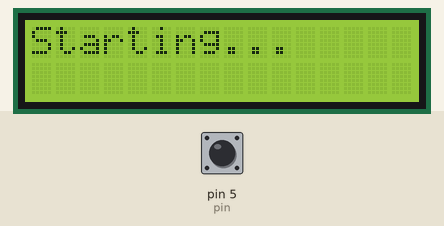
Recording of a sketch running on a simulated Arduino Uno, built with avr-gcc and run on an emulated ATmega328P. On the bench: 16×2 character LCD. Inputs (shaded band) come from the test bench; at power-on: pin 5 (pin) LOW. What the sketch prints to the serial monitor is not drawn.

Above: at 0.1 s.
At 3.2 s:
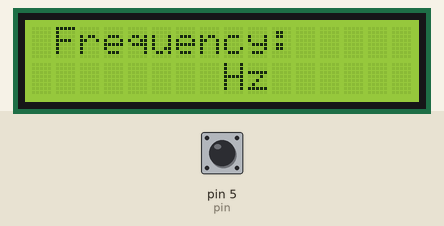
3.3 s: pin 5 (pin) pulsed HIGH 2 times (0.12 s each, 0.3 s apart)
At 3.9 s:
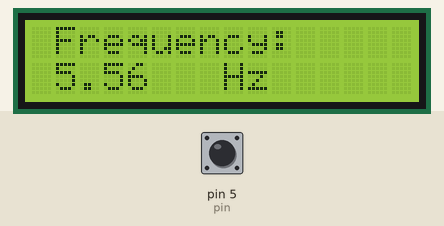
Timing chart, 0 to 6.3 s (numbered marks = the images above; inputs shaded):
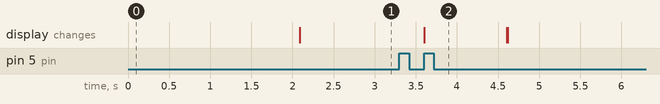

The sketch:

Freq_measure_LCDI2C.ino
```cpp
#include <LiquidCrystal_I2C.h>
#include <Wire.h>   //comunicate with I2C
LiquidCrystal_I2C lcd(0x27, 16, 2) ; // ระบุประเภท LCD
float ontime,offtime,period ; //ประกาศตัวแปร
int pin = 5; //ประกาศตัวแปร

float freq ; //ทศนิยม

void setup()
{
  pinMode(pin,INPUT);
  Serial.begin(9600);
  lcd.init();
  lcd.backlight(); //เปิด backlight
  lcd.setCursor(0,0);
  lcd.print("Starting...");
  delay(2000);
  lcd.clear();

  //lcd.setCursor(1,0); // ที่ตำแหน่ง คอลัม 0 แถว 1
  //lcd.print("Frequency:"); // แสดงคำ
  //lcd.setCursor(8,1);
  //lcd.print("Hz");


}
void loop()
{
   lcd.setCursor(1,0); // ที่ตำแหน่ง คอลัม 0 แถว 1
   lcd.print("Frequency:"); // แสดงคำ
   lcd.setCursor(8,1);
   lcd.print("Hz");
   ontime = pulseIn(pin,HIGH); //เวลาที่ใช้จนถึง High
   offtime = pulseIn(pin,LOW); //เวลาที่ใช้จนถึง Low
   period = ontime+offtime; //ผลรวมเวลาที่ใช้
   freq = abs(1000000/period); //สูตรการหา Frequency
   Serial.println(freq,2);
   lcd.setCursor(1,1); // แสดงที่ตำแหน่ง
   lcd.print(freq,2) ;

   delay(1000);
   lcd.clear();
}
```
